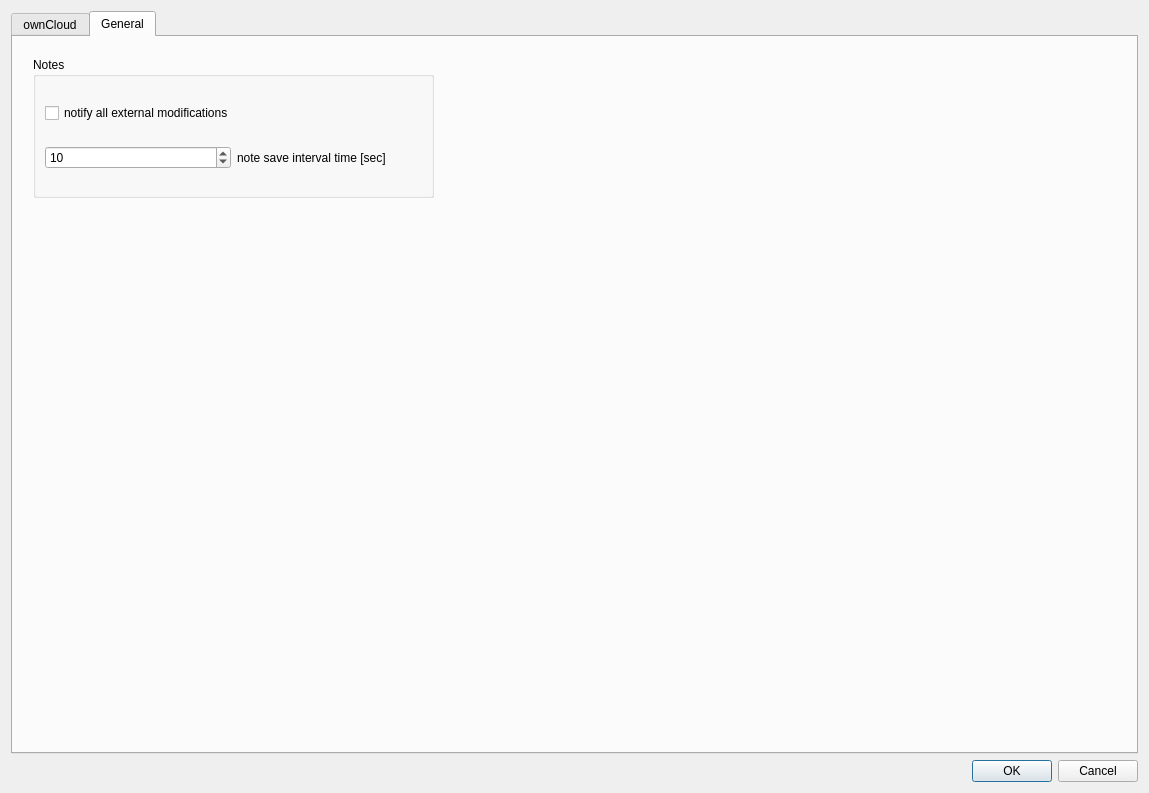
<?xml version="1.0" encoding="UTF-8"?>
<ui version="4.0">
 <class>SettingsDialog</class>
 <widget class="QDialog" name="SettingsDialog">
  <property name="geometry">
   <rect>
    <x>0</x>
    <y>0</y>
    <width>1149</width>
    <height>793</height>
   </rect>
  </property>
  <property name="windowTitle">
   <string>Settings</string>
  </property>
  <layout class="QGridLayout" name="gridLayout_2">
   <item row="0" column="0">
    <layout class="QGridLayout" name="gridLayout">
     <item row="1" column="0">
      <widget class="QDialogButtonBox" name="buttonBox">
       <property name="orientation">
        <enum>Qt::Horizontal</enum>
       </property>
       <property name="standardButtons">
        <set>QDialogButtonBox::Cancel|QDialogButtonBox::Ok</set>
       </property>
      </widget>
     </item>
     <item row="0" column="0">
      <widget class="QTabWidget" name="tabWidget">
       <property name="currentIndex">
        <number>1</number>
       </property>
       <widget class="QWidget" name="owncloudTab">
        <attribute name="title">
         <string>ownCloud</string>
        </attribute>
        <layout class="QGridLayout" name="gridLayout_3">
         <item row="0" column="0">
          <widget class="QGroupBox" name="ownCloudGroupBox">
           <property name="font">
            <font>
             <weight>50</weight>
             <bold>false</bold>
             <kerning>true</kerning>
            </font>
           </property>
           <property name="title">
            <string>Your ownCloud server</string>
           </property>
           <property name="alignment">
            <set>Qt::AlignLeading|Qt::AlignLeft|Qt::AlignVCenter</set>
           </property>
           <property name="flat">
            <bool>false</bool>
           </property>
           <layout class="QGridLayout" name="gridLayout_4">
            <item row="0" column="0">
             <layout class="QFormLayout" name="formLayout">
              <item row="1" column="0">
               <widget class="QLabel" name="label_4">
                <property name="text">
                 <string>ownCloud server url:</string>
                </property>
                <property name="alignment">
                 <set>Qt::AlignRight|Qt::AlignTrailing|Qt::AlignVCenter</set>
                </property>
               </widget>
              </item>
              <item row="1" column="1">
               <widget class="QLineEdit" name="serverUrlEdit">
                <property name="sizePolicy">
                 <sizepolicy hsizetype="Expanding" vsizetype="Expanding">
                  <horstretch>0</horstretch>
                  <verstretch>0</verstretch>
                 </sizepolicy>
                </property>
                <property name="minimumSize">
                 <size>
                  <width>300</width>
                  <height>0</height>
                 </size>
                </property>
                <property name="toolTip">
                 <string>&lt;html&gt;&lt;head/&gt;&lt;body&gt;&lt;p&gt;Please enter the URL of your ownCloud server, for example: &lt;span style=&quot; font-style:italic;&quot;&gt;https://cloud.yourserver.com&lt;/span&gt;&lt;/p&gt;&lt;/body&gt;&lt;/html&gt;</string>
                </property>
                <property name="text">
                 <string>https://</string>
                </property>
               </widget>
              </item>
              <item row="2" column="1">
               <widget class="QLineEdit" name="userNameEdit">
                <property name="sizePolicy">
                 <sizepolicy hsizetype="Expanding" vsizetype="Expanding">
                  <horstretch>0</horstretch>
                  <verstretch>0</verstretch>
                 </sizepolicy>
                </property>
                <property name="minimumSize">
                 <size>
                  <width>300</width>
                  <height>0</height>
                 </size>
                </property>
                <property name="toolTip">
                 <string>&lt;html&gt;&lt;head/&gt;&lt;body&gt;&lt;p&gt;Please enter the username on your ownCloud server.&lt;/p&gt;&lt;/body&gt;&lt;/html&gt;</string>
                </property>
               </widget>
              </item>
              <item row="2" column="0">
               <widget class="QLabel" name="label_3">
                <property name="text">
                 <string>username:</string>
                </property>
                <property name="alignment">
                 <set>Qt::AlignRight|Qt::AlignTrailing|Qt::AlignVCenter</set>
                </property>
               </widget>
              </item>
              <item row="3" column="1">
               <widget class="QLineEdit" name="passwordEdit">
                <property name="sizePolicy">
                 <sizepolicy hsizetype="Expanding" vsizetype="Expanding">
                  <horstretch>0</horstretch>
                  <verstretch>0</verstretch>
                 </sizepolicy>
                </property>
                <property name="minimumSize">
                 <size>
                  <width>300</width>
                  <height>0</height>
                 </size>
                </property>
                <property name="toolTip">
                 <string>&lt;html&gt;&lt;head/&gt;&lt;body&gt;&lt;p&gt;Please enter the password for your username.&lt;br/&gt;Currently the password will be stored encrypted with the other settings, but is not very secure.&lt;/p&gt;&lt;/body&gt;&lt;/html&gt;</string>
                </property>
                <property name="echoMode">
                 <enum>QLineEdit::Password</enum>
                </property>
               </widget>
              </item>
              <item row="3" column="0">
               <widget class="QLabel" name="label_5">
                <property name="text">
                 <string>password:</string>
                </property>
                <property name="alignment">
                 <set>Qt::AlignRight|Qt::AlignTrailing|Qt::AlignVCenter</set>
                </property>
               </widget>
              </item>
              <item row="5" column="1">
               <widget class="QLineEdit" name="localOwnCloudPathEdit">
                <property name="sizePolicy">
                 <sizepolicy hsizetype="Expanding" vsizetype="Expanding">
                  <horstretch>0</horstretch>
                  <verstretch>0</verstretch>
                 </sizepolicy>
                </property>
                <property name="minimumSize">
                 <size>
                  <width>300</width>
                  <height>0</height>
                 </size>
                </property>
                <property name="toolTip">
                 <string>&lt;html&gt;&lt;head/&gt;&lt;body&gt;&lt;p&gt;We need your main ownCloud sync folder to derermine the directory where we will find the note file on your ownCloud server.&lt;/p&gt;&lt;p&gt;This should &lt;span style=&quot; font-weight:600;&quot;&gt;not&lt;/span&gt; your notes folder. The notes folder is usually &lt;span style=&quot; font-weight:600;&quot;&gt;in&lt;/span&gt; the ownCloud sync folder.&lt;/p&gt;&lt;/body&gt;&lt;/html&gt;</string>
                </property>
                <property name="readOnly">
                 <bool>true</bool>
                </property>
               </widget>
              </item>
              <item row="10" column="1">
               <widget class="QLabel" name="check1Label">
                <property name="text">
                 <string>connection to web server</string>
                </property>
               </widget>
              </item>
              <item row="11" column="1">
               <widget class="QLabel" name="check2Label">
                <property name="text">
                 <string>ownCloud server detected</string>
                </property>
               </widget>
              </item>
              <item row="13" column="1">
               <widget class="QLabel" name="check4Label">
                <property name="text">
                 <string>connection to QOwnNotesAPI</string>
                </property>
               </widget>
              </item>
              <item row="12" column="1">
               <widget class="QLabel" name="check3Label">
                <property name="text">
                 <string>username and password correct</string>
                </property>
               </widget>
              </item>
              <item row="10" column="0">
               <widget class="QLabel" name="ok1Label">
                <property name="text">
                 <string>unknown</string>
                </property>
                <property name="alignment">
                 <set>Qt::AlignRight|Qt::AlignTrailing|Qt::AlignVCenter</set>
                </property>
               </widget>
              </item>
              <item row="11" column="0">
               <widget class="QLabel" name="ok2Label">
                <property name="text">
                 <string>unknown</string>
                </property>
                <property name="alignment">
                 <set>Qt::AlignRight|Qt::AlignTrailing|Qt::AlignVCenter</set>
                </property>
               </widget>
              </item>
              <item row="12" column="0">
               <widget class="QLabel" name="ok3Label">
                <property name="text">
                 <string>unknown</string>
                </property>
                <property name="alignment">
                 <set>Qt::AlignRight|Qt::AlignTrailing|Qt::AlignVCenter</set>
                </property>
               </widget>
              </item>
              <item row="13" column="0">
               <widget class="QLabel" name="ok4Label">
                <property name="text">
                 <string>unknown</string>
                </property>
                <property name="alignment">
                 <set>Qt::AlignRight|Qt::AlignTrailing|Qt::AlignVCenter</set>
                </property>
               </widget>
              </item>
              <item row="4" column="1">
               <widget class="QPushButton" name="localOwnCloudDirectoryButton">
                <property name="sizePolicy">
                 <sizepolicy hsizetype="Expanding" vsizetype="Expanding">
                  <horstretch>0</horstretch>
                  <verstretch>0</verstretch>
                 </sizepolicy>
                </property>
                <property name="toolTip">
                 <string>&lt;html&gt;&lt;head/&gt;&lt;body&gt;&lt;p&gt;Click here to set your main ownCloud sync folder.&lt;/p&gt;&lt;/body&gt;&lt;/html&gt;</string>
                </property>
                <property name="text">
                 <string>select main ownCloud sync folder</string>
                </property>
                <property name="icon">
                 <iconset resource="breeze.qrc">
                  <normaloff>:/images/breeze/folder-sync.svg</normaloff>:/images/breeze/folder-sync.svg</iconset>
                </property>
               </widget>
              </item>
              <item row="5" column="0">
               <widget class="QLabel" name="label_6">
                <property name="text">
                 <string>main ownCloud sync folder:</string>
                </property>
                <property name="alignment">
                 <set>Qt::AlignRight|Qt::AlignTrailing|Qt::AlignVCenter</set>
                </property>
               </widget>
              </item>
              <item row="7" column="1">
               <widget class="QPushButton" name="connectButton">
                <property name="sizePolicy">
                 <sizepolicy hsizetype="Expanding" vsizetype="Expanding">
                  <horstretch>0</horstretch>
                  <verstretch>0</verstretch>
                 </sizepolicy>
                </property>
                <property name="minimumSize">
                 <size>
                  <width>0</width>
                  <height>0</height>
                 </size>
                </property>
                <property name="toolTip">
                 <string>&lt;html&gt;&lt;head/&gt;&lt;body&gt;&lt;p&gt;Click here to test the connection to your ownCloud server.&lt;/p&gt;&lt;/body&gt;&lt;/html&gt;</string>
                </property>
                <property name="styleSheet">
                 <string notr="true">QPushButton { font-weight: bold; }</string>
                </property>
                <property name="text">
                 <string>&amp;connect to ownCloud server</string>
                </property>
                <property name="icon">
                 <iconset resource="breeze.qrc">
                  <normaloff>:/images/breeze/network-connect.svg</normaloff>:/images/breeze/network-connect.svg</iconset>
                </property>
               </widget>
              </item>
              <item row="6" column="1">
               <spacer name="verticalSpacer">
                <property name="orientation">
                 <enum>Qt::Vertical</enum>
                </property>
                <property name="sizeHint" stdset="0">
                 <size>
                  <width>20</width>
                  <height>20</height>
                 </size>
                </property>
               </spacer>
              </item>
              <item row="8" column="1">
               <spacer name="verticalSpacer_2">
                <property name="orientation">
                 <enum>Qt::Vertical</enum>
                </property>
                <property name="sizeHint" stdset="0">
                 <size>
                  <width>20</width>
                  <height>5</height>
                 </size>
                </property>
               </spacer>
              </item>
              <item row="9" column="1">
               <widget class="QLabel" name="okLabelStatus">
                <property name="styleSheet">
                 <string notr="true">font-weight: bold;</string>
                </property>
                <property name="text">
                 <string>connection status</string>
                </property>
               </widget>
              </item>
              <item row="14" column="1">
               <widget class="QLabel" name="check6Label">
                <property name="text">
                 <string>versions app enabled on server</string>
                </property>
               </widget>
              </item>
              <item row="15" column="1">
               <widget class="QLabel" name="check7Label">
                <property name="text">
                 <string>trash app enabled on server</string>
                </property>
               </widget>
              </item>
              <item row="16" column="1">
               <widget class="QLabel" name="check5Label">
                <property name="text">
                 <string>ownCloud path set</string>
                </property>
               </widget>
              </item>
              <item row="14" column="0">
               <widget class="QLabel" name="ok6Label">
                <property name="text">
                 <string>unknown</string>
                </property>
                <property name="alignment">
                 <set>Qt::AlignRight|Qt::AlignTrailing|Qt::AlignVCenter</set>
                </property>
               </widget>
              </item>
              <item row="15" column="0">
               <widget class="QLabel" name="ok7Label">
                <property name="text">
                 <string>unknown</string>
                </property>
                <property name="alignment">
                 <set>Qt::AlignRight|Qt::AlignTrailing|Qt::AlignVCenter</set>
                </property>
               </widget>
              </item>
              <item row="16" column="0">
               <widget class="QLabel" name="ok5Label">
                <property name="text">
                 <string>unknown</string>
                </property>
                <property name="alignment">
                 <set>Qt::AlignRight|Qt::AlignTrailing|Qt::AlignVCenter</set>
                </property>
               </widget>
              </item>
              <item row="17" column="1">
               <widget class="QLabel" name="check8Label">
                <property name="text">
                 <string>notes path found on server</string>
                </property>
               </widget>
              </item>
              <item row="17" column="0">
               <widget class="QLabel" name="ok8Label">
                <property name="text">
                 <string>unknown</string>
                </property>
                <property name="alignment">
                 <set>Qt::AlignRight|Qt::AlignTrailing|Qt::AlignVCenter</set>
                </property>
               </widget>
              </item>
             </layout>
            </item>
            <item row="0" column="1">
             <layout class="QVBoxLayout" name="verticalLayout">
              <item>
               <widget class="QTextBrowser" name="installInfotextBrowser">
                <property name="enabled">
                 <bool>true</bool>
                </property>
                <property name="minimumSize">
                 <size>
                  <width>270</width>
                  <height>0</height>
                 </size>
                </property>
                <property name="maximumSize">
                 <size>
                  <width>400</width>
                  <height>16777215</height>
                 </size>
                </property>
                <property name="styleSheet">
                 <string notr="true">* {
	background-color: transparent;
	border: none;
	font-size: 9pt;
}</string>
                </property>
                <property name="html">
                 <string>&lt;!DOCTYPE HTML PUBLIC &quot;-//W3C//DTD HTML 4.0//EN&quot; &quot;http://www.w3.org/TR/REC-html40/strict.dtd&quot;&gt;
&lt;html&gt;&lt;head&gt;&lt;meta name=&quot;qrichtext&quot; content=&quot;1&quot; /&gt;&lt;style type=&quot;text/css&quot;&gt;
p, li { white-space: pre-wrap; }
&lt;/style&gt;&lt;/head&gt;&lt;body style=&quot; font-family:'Sans Serif'; font-size:9pt; font-weight:400; font-style:normal;&quot;&gt;
&lt;p style=&quot; margin-top:12px; margin-bottom:12px; margin-left:0px; margin-right:0px; -qt-block-indent:0; text-indent:0px;&quot;&gt;Please install the latest version of &lt;a href=&quot;https://apps.owncloud.com/content/show.php?content=173817&quot;&gt;&lt;span style=&quot; font-weight:600; text-decoration: underline; color:#0055ff;&quot;&gt;QOwnNotesAPI&lt;/span&gt;&lt;/a&gt; (at least version QOWNNOTESAPI_MIN_VERSION) on your ownCloud server if you want QOwnNotes to be able to access note versions and trashed notes.&lt;/p&gt;
&lt;p style=&quot; margin-top:12px; margin-bottom:12px; margin-left:0px; margin-right:0px; -qt-block-indent:0; text-indent:0px;&quot;&gt;You also need to have the two ownCloud core apps &lt;span style=&quot; font-weight:600;&quot;&gt;Versions&lt;/span&gt; and &lt;span style=&quot; font-weight:600;&quot;&gt;Deleted files&lt;/span&gt; enabled on your ownCloud server.&lt;/p&gt;
&lt;p style=&quot; margin-top:12px; margin-bottom:12px; margin-left:0px; margin-right:0px; -qt-block-indent:0; text-indent:0px;&quot;&gt;You still need &lt;a href=&quot;https://owncloud.org/&quot;&gt;&lt;span style=&quot; font-weight:600; text-decoration: underline; color:#0055ff;&quot;&gt;ownCloud&lt;/span&gt;&lt;/a&gt; to sync your notes!&lt;/p&gt;&lt;/body&gt;&lt;/html&gt;</string>
                </property>
                <property name="openExternalLinks">
                 <bool>true</bool>
                </property>
               </widget>
              </item>
              <item>
               <widget class="QPushButton" name="ownCloudServerAppPageButton">
                <property name="minimumSize">
                 <size>
                  <width>400</width>
                  <height>0</height>
                 </size>
                </property>
                <property name="toolTip">
                 <string>&lt;html&gt;&lt;head/&gt;&lt;body&gt;&lt;p&gt;Opens your ownCloud server &lt;span style=&quot; font-weight:600;&quot;&gt;App configuration&lt;/span&gt; page in your webbrowser to install or update QOwnNotesAPI and to enable the core apps &lt;span style=&quot; font-weight:600;&quot;&gt;Versions&lt;/span&gt; and &lt;span style=&quot; font-weight:600;&quot;&gt;Deleted files&lt;/span&gt;.&lt;/p&gt;&lt;/body&gt;&lt;/html&gt;</string>
                </property>
                <property name="text">
                 <string>open ownCloud server &amp;Apps page</string>
                </property>
                <property name="icon">
                 <iconset resource="breeze.qrc">
                  <normaloff>:/images/breeze/text-html.svg</normaloff>:/images/breeze/text-html.svg</iconset>
                </property>
               </widget>
              </item>
              <item>
               <spacer name="verticalSpacer_3">
                <property name="orientation">
                 <enum>Qt::Vertical</enum>
                </property>
                <property name="sizeHint" stdset="0">
                 <size>
                  <width>20</width>
                  <height>40</height>
                 </size>
                </property>
               </spacer>
              </item>
             </layout>
            </item>
            <item row="1" column="0" colspan="2">
             <widget class="QLabel" name="connectionTestLabel">
              <property name="enabled">
               <bool>true</bool>
              </property>
              <property name="sizePolicy">
               <sizepolicy hsizetype="Preferred" vsizetype="Preferred">
                <horstretch>0</horstretch>
                <verstretch>0</verstretch>
               </sizepolicy>
              </property>
              <property name="font">
               <font>
                <weight>50</weight>
                <bold>false</bold>
               </font>
              </property>
              <property name="styleSheet">
               <string notr="true">color: rgb(255, 0, 0)</string>
              </property>
              <property name="text">
               <string>Error Message</string>
              </property>
              <property name="alignment">
               <set>Qt::AlignLeading|Qt::AlignLeft|Qt::AlignTop</set>
              </property>
              <property name="wordWrap">
               <bool>true</bool>
              </property>
             </widget>
            </item>
           </layout>
          </widget>
         </item>
        </layout>
       </widget>
       <widget class="QWidget" name="generalTab">
        <attribute name="title">
         <string>General</string>
        </attribute>
        <widget class="QGroupBox" name="groupBox">
         <property name="geometry">
          <rect>
           <x>20</x>
           <y>20</y>
           <width>401</width>
           <height>141</height>
          </rect>
         </property>
         <property name="title">
          <string>Notes</string>
         </property>
         <layout class="QGridLayout" name="gridLayout_5">
          <item row="0" column="0" colspan="2">
           <widget class="QCheckBox" name="notifyAllExternalModificationsCheckBox">
            <property name="toolTip">
             <string>&lt;html&gt;&lt;head/&gt;&lt;body&gt;&lt;p&gt;If checked you will always be notified about external modifications, even if current note wasn't edited in the last minute. Recommended is &lt;span style=&quot; font-style:italic;&quot;&gt;unchecked&lt;/span&gt;.&lt;/p&gt;&lt;/body&gt;&lt;/html&gt;</string>
            </property>
            <property name="layoutDirection">
             <enum>Qt::LeftToRight</enum>
            </property>
            <property name="text">
             <string>notify all external modifications</string>
            </property>
           </widget>
          </item>
          <item row="1" column="0">
           <widget class="QSpinBox" name="noteSaveIntervalTime">
            <property name="toolTip">
             <string/>
            </property>
            <property name="layoutDirection">
             <enum>Qt::LeftToRight</enum>
            </property>
            <property name="minimum">
             <number>1</number>
            </property>
            <property name="maximum">
             <number>999</number>
            </property>
            <property name="value">
             <number>10</number>
            </property>
           </widget>
          </item>
          <item row="1" column="1">
           <widget class="QLabel" name="noteSaveIntervalTimeLabel">
            <property name="toolTip">
             <string>You might run into sync troubles with older versions of ownCloud sync when going far below 10 sec.
Just test yourself if you get sync conflicts and set a higher value if so.</string>
            </property>
            <property name="text">
             <string>note save interval time [sec]</string>
            </property>
           </widget>
          </item>
         </layout>
        </widget>
       </widget>
      </widget>
     </item>
    </layout>
   </item>
  </layout>
 </widget>
 <tabstops>
  <tabstop>tabWidget</tabstop>
  <tabstop>serverUrlEdit</tabstop>
  <tabstop>userNameEdit</tabstop>
  <tabstop>passwordEdit</tabstop>
  <tabstop>localOwnCloudPathEdit</tabstop>
 </tabstops>
 <resources>
  <include location="breeze.qrc"/>
 </resources>
 <connections>
  <connection>
   <sender>buttonBox</sender>
   <signal>accepted()</signal>
   <receiver>SettingsDialog</receiver>
   <slot>accept()</slot>
   <hints>
    <hint type="sourcelabel">
     <x>278</x>
     <y>778</y>
    </hint>
    <hint type="destinationlabel">
     <x>157</x>
     <y>274</y>
    </hint>
   </hints>
  </connection>
  <connection>
   <sender>buttonBox</sender>
   <signal>rejected()</signal>
   <receiver>SettingsDialog</receiver>
   <slot>reject()</slot>
   <hints>
    <hint type="sourcelabel">
     <x>346</x>
     <y>778</y>
    </hint>
    <hint type="destinationlabel">
     <x>286</x>
     <y>274</y>
    </hint>
   </hints>
  </connection>
 </connections>
</ui>
